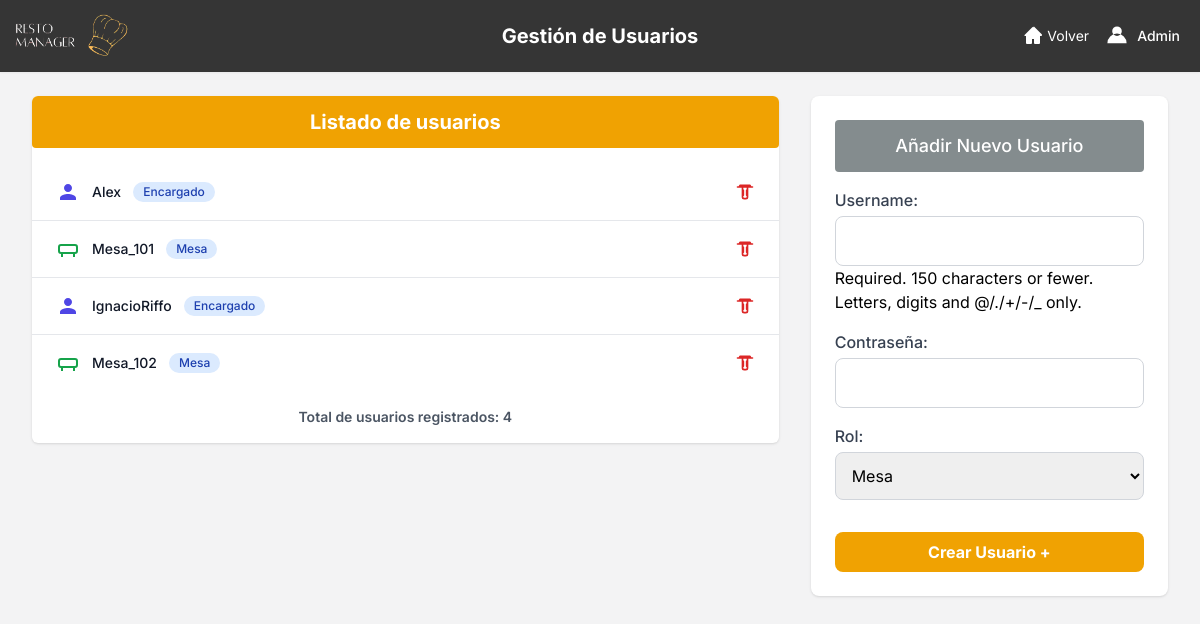
The app's page /dashboard/usuarios/ (signed in), older data.
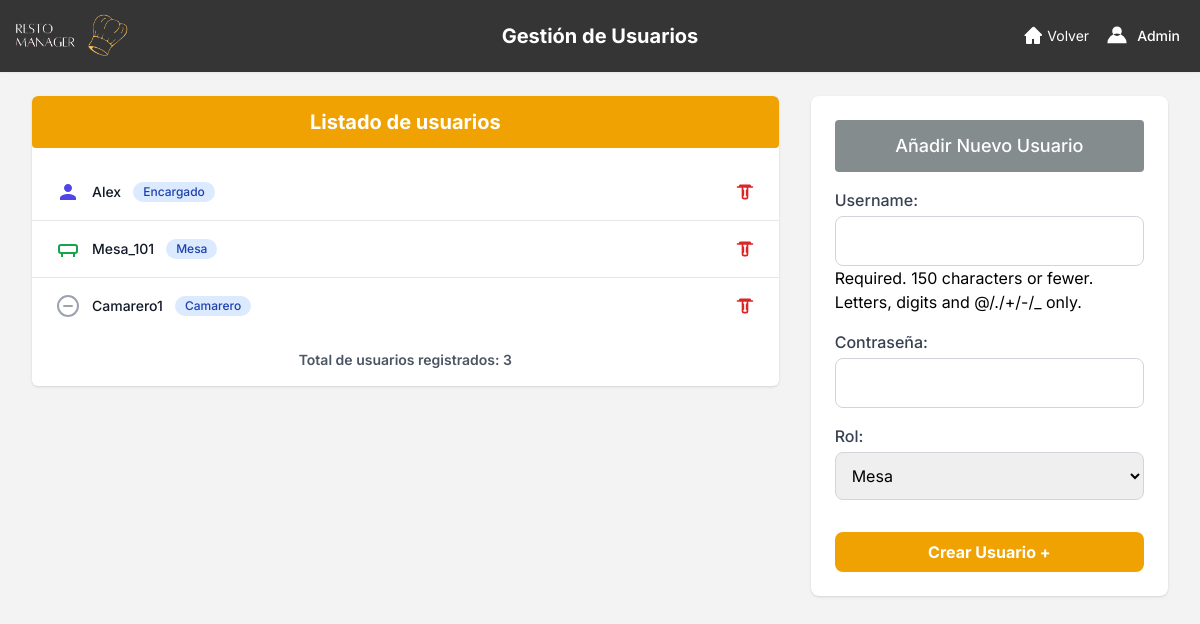
The same page, newer data.
### restaurante_app/models.py (models this page shows, shortened)
class Usuario(AbstractUser):
    first_name = None
    last_name = None
    ROL_CHOICES = (('MESA', 'Mesa'), ('ENCARGADO', 'Encargado'), ('CAMARERO', 'Camarero'))
    rol = models.CharField(max_length=10, choices=ROL_CHOICES, default='MESA')
    objects = UsuarioManager()

### restaurante_app/views.py (the view)
# urls.py: path('dashboard/usuarios/', views.gestion_usuarios_view, name='gestion_usuarios'),
@login_required
def gestion_usuarios_view(request):
    if request.user.rol != 'ENCARGADO':
        return redirect('index')
    if request.method == 'POST':
        form = UsuarioCreationForm(request.POST)
        if form.is_valid():
            form.save()
            messages.success(request, '¡Usuario creado exitosamente!')
            return redirect('gestion_usuarios')
    else:
        form = UsuarioCreationForm()
    usuarios = Usuario.objects.exclude(id=request.user.id)
    context = {
        'usuarios': usuarios,
        'form': form,
    }
    return render(request, 'app/gestion_usuarios.html', context)

### restaurante_app/forms.py (shortened to what this page needs)
class UsuarioCreationForm(forms.ModelForm):
    password = forms.CharField(widget=forms.PasswordInput, label="Contraseña")
    class Meta:
        model = Usuario
        fields = ('username', 'password', 'rol')

### templates/app/gestion_usuarios.html (shortened to what the changed rows need)
{% load static %}
<!DOCTYPE html>
<html lang="es">
<head>
    <script src="https://cdn.tailwindcss.com"></script>
</head>
<body class="bg-grisClaro">
    <header class="bg-[#353535] shadow-sm relative">
        <div class="w-full mx-auto py-2 px-0 flex items-center justify-between relative">
            <h1 class="absolute left-1/2 transform -translate-x-1/2 text-xl font-bold text-white">
                Gestión de Usuarios
            </h1>
        </div>
    </header>
    <main class="max-w-7xl mx-auto py-6 sm:px-6 lg:px-8 grid grid-cols-1 lg:grid-cols-3 gap-8">
        <div class="lg:col-span-2">
            <div class="bg-white shadow overflow-hidden rounded-md">
                <h1 class="text-center font-bold text-xl mb-4 p-3 rounded" style="background-color: #F0A202; color: white;">
                    Listado de usuarios
                </h1>
                <ul role="list" class="divide-y divide-gray-200">
                    {% for usuario in usuarios %}
                    <li class="px-6 py-4">
                        <div class="flex items-center justify-between">
                            <div class="flex items-center space-x-3">
                                {% if usuario.get_rol_display == "Encargado" %}
                                    <svg xmlns="http://www.w3.org/2000/svg" class="h-6 w-6 text-indigo-600" fill="currentColor" viewBox="0 0 24 24">
                                        <path d="M12 12c2.21 0 4-1.79 4-4s-1.79-4-4-4-4 1.79-4 4 1.79 4 4 4zm0 2c-2.67 0-8 1.34-8 4v2h16v-2c0-2.66-5.33-4-8-4z"/>
                                    </svg>
                                {% elif usuario.get_rol_display == "Mesa" %}
                                    <svg xmlns="http://www.w3.org/2000/svg" class="h-6 w-6 text-green-600" fill="none" viewBox="0 0 24 24" stroke="currentColor">
                                        <rect x="3" y="8" width="18" height="8" stroke="currentColor" stroke-width="2" rx="2" ry="2" />
                                        <line x1="6" y1="16" x2="6" y2="20" stroke="currentColor" stroke-width="2" />
                                        <line x1="18" y1="16" x2="18" y2="20" stroke="currentColor" stroke-width="2" />
                                    </svg>
                                {% else %}
                                    <svg xmlns="http://www.w3.org/2000/svg" class="h-6 w-6 text-gray-400" fill="none" viewBox="0 0 24 24" stroke="currentColor">
                                        <circle cx="12" cy="12" r="10" stroke-width="2" />
                                        <path stroke-linecap="round" stroke-linejoin="round" stroke-width="2" d="M8 12h8" />
                                    </svg>
                                {% endif %}
                                <span class="text-sm font-medium text-gray-900">{{ usuario.username }}</span>
                                <span class="ml-3 inline-flex items-center px-2.5 py-0.5 rounded-full text-xs font-medium bg-blue-100 text-blue-800">
                                    {{ usuario.get_rol_display }}
                                </span>
                            </div>
                            <div>
                            <form action="{% url 'eliminar_usuario' user_id=usuario.id %}" method="post" class="inline eliminar-form">
                            <button type="button" class="text-red-600 hover:text-red-900 flex items-center space-x-1 btn-eliminar">
                                <svg xmlns="http://www.w3.org/2000/svg" class="h-5 w-5" fill="none" viewBox="0 0 24 24" stroke="currentColor" stroke-width="2">
                                <path stroke-linecap="round" stroke-linejoin="round" d="M3 6h18M9 6v12a2 2 0 002 2h2a2 2 0 002-2V6M10 10v6M14 10v6M5 6l1-2h12l1 2" />
                                </svg>
                            </button>
                            </form>
                            </div>
                        </div>
                    </li>
                    {% empty %}
                    <li class="px-6 py-4 text-center text-gray-500">No hay otros usuarios registrados.</li>
                    {% endfor %}
                </ul>
                <div class="p-4 text-center text-sm text-gray-600 font-semibold">
                    Total de usuarios registrados: {{ usuarios|length }}
                </div>
            </div>
        </div>
        <div class="lg:col-span-1">
            <div class="bg-white shadow rounded-lg p-6">
                <h2 class="text-lg font-medium text-white mb-4 text-center p-3 rounded" style="background-color: #848C8E;">
                    Añadir Nuevo Usuario
                </h2>
            </div>
        </div>
    </main>
</body>
</html>

Row changes from the older to the newer data that the page shows:
removed Usuario: username "IgnacioRiffo", rol "Encargado"
removed Usuario: username "Mesa_102", rol "Mesa"
added Usuario: username "Camarero1", rol "Camarero"
Text that changed along with them:
{{ usuarios|length }}: "4" → "3"
